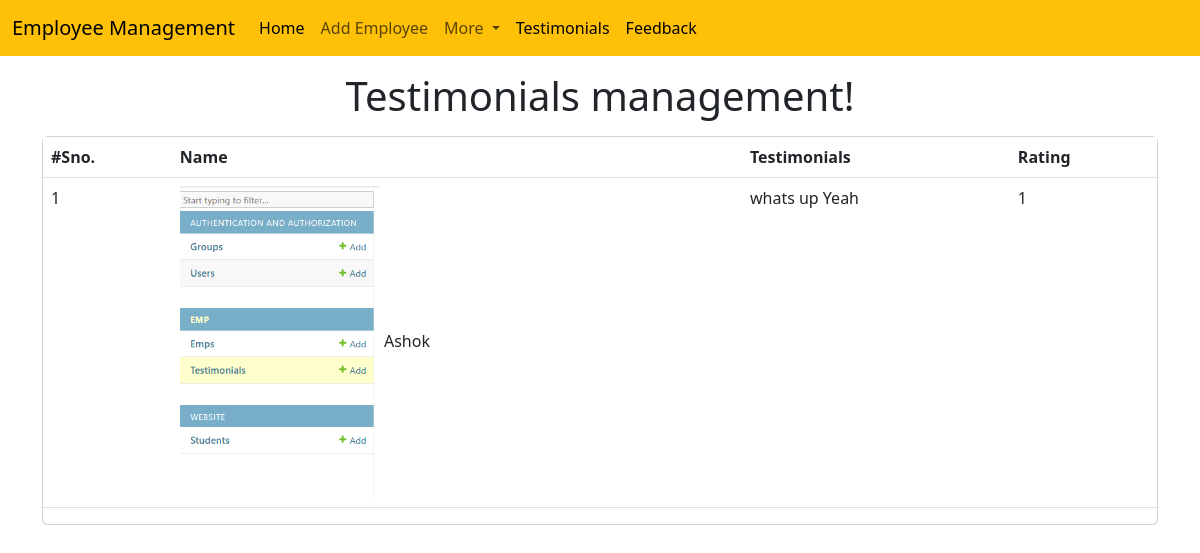
Page /emp/testimonials/ on the committed database.
### emp/models.py (models this page shows, shortened)
class Testimonial(models.Model):
    name=models.CharField(max_length=100)
    testimonial=models.TextField()
    photo=models.ImageField(upload_to="testimonials/")
    rating=models.IntegerField(max_length=1)

### emp/views.py (the view)
# urls.py: path('testimonials/',testimonials),
def testimonials(request):
    test1=Testimonial.objects.all()
    return render(request,"emp/testimonials.html",{
        'test1':test1
    })

### templates/emp/testimonials.html (shortened to what this page needs)
<!doctype html>
<html lang="en">
  <head>
    <link href="https://cdn.jsdelivr.net/npm/bootstrap@5.3.0/dist/css/bootstrap.min.css" rel="stylesheet">
  </head>
  <body>
    {% include 'emp/navbar.html' %}
    <h1 class="text-center my-3">Testimonials management!</h1>
    <div class="container">
      <div class="row">
        <div class="col-md-12">
          <div class="card">
            <div class="cardbody">
              <table class="table">
                <thead>
                  <tr>
                    <th>#Sno.</th>
                    <th>Name</th>
                    <th>Testimonials</th>
                    <th>Rating</th>
                  </tr>
                </thead>
                <tbody>
                 {% for t in test1 %}
                  <tr>
                    <td>
                        {{forloop.counter}}
                    </td>
                   <td>
                    <img style="max-width: 200px "src="/media/{{t.photo}}">
                    {{t.name}}
                   </td>
                   <td>
                    {{t.testimonial}}
                   </td>
                   <td>
                   {{t.rating}}
                   </td>
                  </tr>
                  {% endfor %}
                </tbody>
              </table>
            </div>
          </div>
        </div>
      </div>
    </div>
  </body>
</html>

### rows in the picture
Testimonial: photo (picture), name "Ashok", testimonial "whats up Yeah", rating "1"
